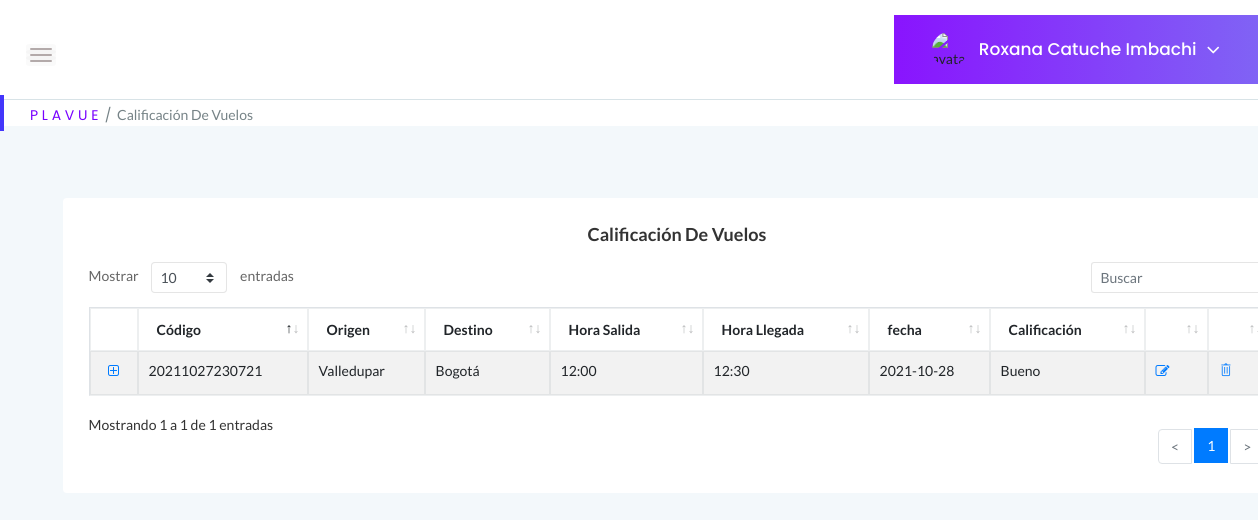
/calificacionvuelosusuario (signed in), run on an earlier commit of the app's database.
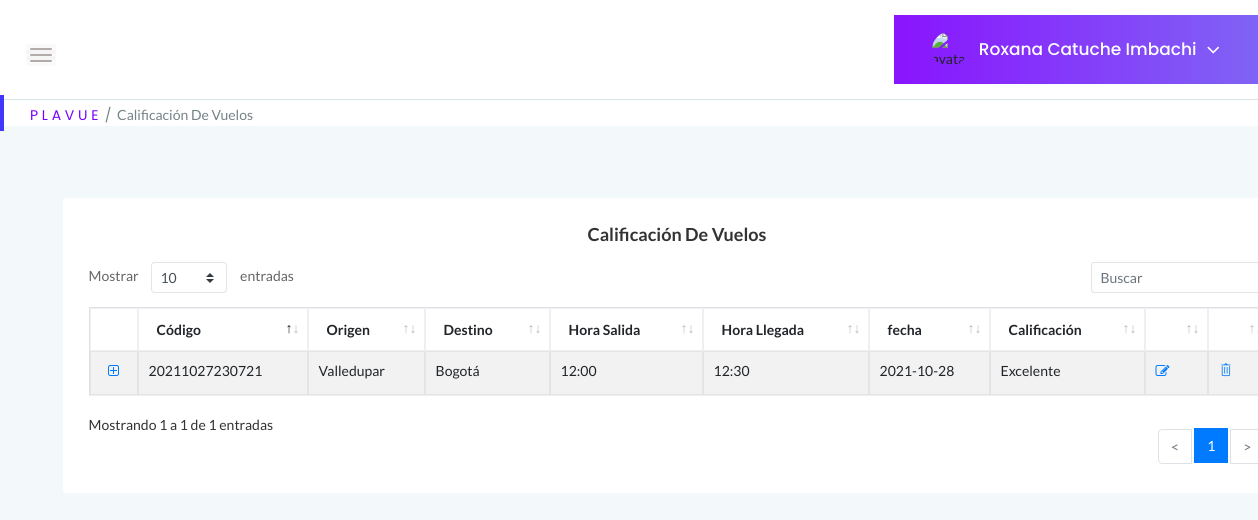
And on a later commit of the database.
### tables this page shows
CREATE TABLE Pasajeros (Id_pasajero BIGINT PRIMARY KEY UNIQUE, Id_usuario BIGINT REFERENCES Usuarios (Id_usuario) ON DELETE RESTRICT ON UPDATE RESTRICT, Id_vuelos BIGINT REFERENCES Vuelos (Id_vuelo) ON DELETE RESTRICT ON UPDATE RESTRICT, Comentarios VARCHAR, Calificacion VARCHAR, Silla VARCHAR);

### app.py (the view)
@app.route("/calificacionvuelosusuario", methods=["GET", "POST"])
def calificacionvuelos_usuario():
    if "usuario" in session:
        if request.method == "GET":
            try:
                with sqlite3.connect("Plavue.db") as con:
                    con.row_factory = sqlite3.Row
                    cur = con.cursor()
                    cur.execute("SELECT * FROM Usuarios WHERE correo = ?", [session["usuario"]])
                    query = cur.fetchone()
                with sqlite3.connect("Plavue.db") as con1:
                    cur = con1.cursor()
                    cur.execute("SELECT Id_usuario FROM Usuarios WHERE correo = ?", [session["usuario"]])
                    query2 = cur.fetchone()
                with sqlite3.connect("Plavue.db") as con2:
                    con2.row_factory = sqlite3.Row
                    cur = con2.cursor()
                    cur.execute("SELECT * FROM Pasajeros WHERE Id_usuario=?", [query2[0]])
                    rowcal = cur.fetchall()
                with sqlite3.connect("Plavue.db") as con2:
                    con2.row_factory = sqlite3.Row
                    cur = con2.cursor()
                    cur.execute("SELECT ID_vuelos FROM Pasajeros WHERE Id_usuario=?", [query2[0]])
                    rowcal2 = cur.fetchone()
                with sqlite3.connect("Plavue.db") as con3:
                    con3.row_factory = sqlite3.Row
                    cur = con3.cursor()
                    cur.execute("SELECT * FROM Vuelos WHERE Id_vuelo=?", [rowcal2[0]])
                    query3 = cur.fetchall()
                with sqlite3.connect("Plavue.db") as con4:
                    con4.row_factory = sqlite3.Row
                    cur = con4.cursor()
                    cur.execute("SELECT * FROM Ciudades")
                    query4 = cur.fetchall()
                    return render_template("calificacionVuelos-usuarioFinal.html", perfil = query, rowcal = rowcal, vuelos = query3, ciudad = query4)
            except Error as er:
                print('SQLite error: %s' % (' '.join(er.args)))
                print('SQLite traceback: ')
    return render_template("Login.html")

### templates/calificacionVuelos-usuarioFinal.html (shortened to what the changed rows need)
<!doctype html>
<html class="no-js" lang="en">
<head>
    <link rel="stylesheet" href="{{ url_for('static', filename='css/bootstrap.min.css') }}">
    <link rel="stylesheet" href="{{ url_for('static', filename='css/font-awesome.min.css')}}">
    <link rel="stylesheet" href="{{ url_for('static', filename='css/themify-icons.css')}}">
    <link rel="stylesheet" href="{{ url_for('static', filename='css/metisMenu.css')}}">
    <link rel="stylesheet" href="{{ url_for('static', filename='css/owl.carousel.min.css')}}">
    <link rel="stylesheet" href="{{ url_for('static', filename='css/slicknav.min.css')}}">
    <link rel="stylesheet" href="https://www.amcharts.com/lib/3/plugins/export/export.css" type="text/css" media="all" />
    <link rel="stylesheet" type="text/css" href="{{ url_for('static', filename='css/tables/jquery.dataTables.css')}}">
    <link rel="stylesheet" type="text/css" href="{{ url_for('static', filename='css/tables/dataTables.bootstrap4.min.css')}}">
    <link rel="stylesheet" type="text/css" href="{{ url_for('static', filename='css/tables/responsive.bootstrap.min.css')}}">
    <link rel="stylesheet" type="text/css" href="{{ url_for('static', filename='css/tables/responsive.jqueryui.min.css')}}">
    <link rel="stylesheet" href="{{ url_for('static', filename='css/typography.css')}}">
    <link rel="stylesheet" href="{{ url_for('static', filename='css/default-css.css')}}">
    <link rel="stylesheet" href="{{ url_for('static', filename='css/styles.css')}}">
    <link rel="stylesheet" href="{{ url_for('static', filename='css/responsive.css')}}">
    <link rel="stylesheet" href="{{ url_for('static', filename='js/vendor/select2.css')}}">
</head>
<div class="page-container">
    <div class="main-content">
        <div class="main-content-inner">
            <div class="row">
                <div class="col-12 m-5">
                    <div class="card mt-4">
                        <div class="card-body">
                                <section class="panel">
                            <div class="panel-body">
                                <table class="table table-bordered table-striped mb-none" id="datatable-comentarios">
                                    <thead>
                                        <tr>
                                            <th>Código</th>
                                            <th>Origen</th>
                                            <th>Destino</th>
                                            <th>Hora Salida</th>
                                            <th>Hora Llegada</th>
                                            <th>fecha</th>
                                            <th>Calificación</th>
                                            <th></th>
                                            <th></th>
                                        </tr>
                                    </thead>
                                    <tbody>
                                        {% for r in vuelos %}
                                            <tr>
                                                <td> {{ r ["Id_vuelo"] }} </td>
                                                <td>
                                                    {% for c in ciudad %}
                                                    {% if r["origen"] == c["Id_ciudad"] %}
                                                        <span>{{c["Ciudad"]}}</span>
                                                    {% endif %}
                                                    {% endfor %}
                                                </td>
                                                <td>
                                                    {% for c in ciudad %}
                                                        {% if r["destino"] == c["Id_ciudad"] %}
                                                            <span>{{c["Ciudad"]}}</span>
                                                        {% endif %}
                                                    {% endfor %}
                                                </td>
                                                <td> {{ r ["horaSalida"] }}  </td>
                                                <td> {{ r ["horaLlegada"] }}  </td>
                                                <td> {{ r ["fecha"] }}  </td>
                                                <td>
                                                    {% for d in rowcal %}
                                                        <span>{{d["Calificacion"]}}</span>
                                                    {% endfor %}
                                                </td>
                                                <td>
                                                    {% for d in rowcal %}
                                                    <a href="../calificacioneditar"><i class="fa fa-edit"></i></a>
                                                    {% endfor %}
                                                </td>
                                                <td>
                                                    {% for d in rowcal %}
                                                    <a href="../caleliminar/{{d ['Id_pasajero']}}"><i class="ti-trash"></i></a>
                                                    {% endfor %}
                                                </td>
                                            </tr>
                                        {% endfor %}
                                    </tbody>
                                </table>
                            </div>
                        </div>
                    </div>
                </div>
            </div>
        </div>
    </div>
</div>
</html>

What changed in the data, as far as the page shows it:
changed Pasajeros: Calificacion "Bueno" → "Excelente"
